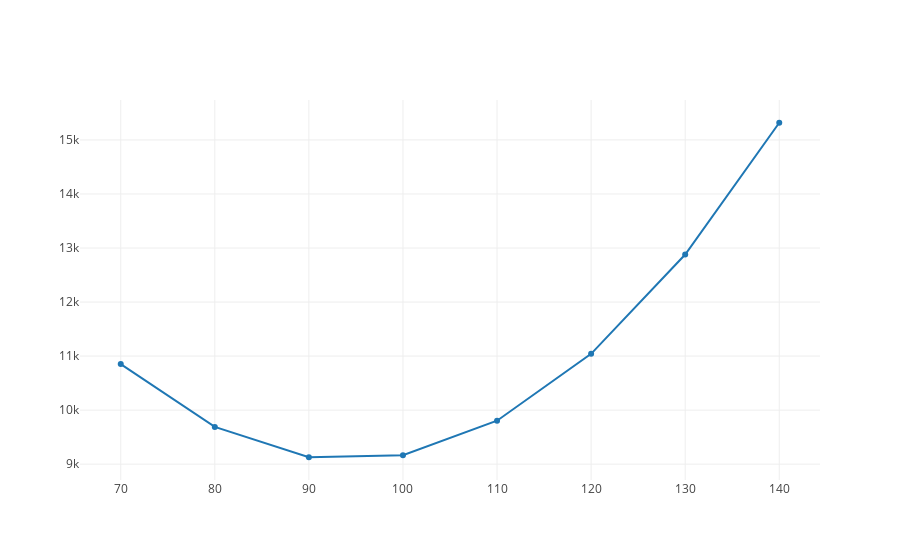

The cell this chart's notebook holds for it:
### Markdown cell above
Now notice that while keeping our value of $m$ fixed at 1.417, we can move towards a smaller residual sum of squares (RSS) by changing our value of $b$.  Setting $b$ to 140 produced a higher error, than at 130, so we tried moving in the other direction.  We kept moving our $b$ value lower until we set $b$ = 80, at which point our error again increased from the value at 90.  So, we know that a value of $b$ between 80 and 90 produces the smallest RSS, for when $m$ = 1.417. 

This changing output of RSS based on a changing input of different regression lines is called our cost function.  You can see that if we plot our cost function as RSS with changing values of $b$, we get the following:

### Code cell
import plotly
from plotly.offline import init_notebook_mode, iplot
from graph import m_b_trace, trace_values, plot
init_notebook_mode(connected=True)
b_values = list(range(70, 150, 10))
rss = [10852, 9690, 9128, 9166, 9804, 11042, 12880, 15318]
cost_curve_trace = trace_values(b_values, rss, mode="line")
plot([cost_curve_trace])

### Figure 1 — Plotly figure (JSON) as saved in the notebook; plotly's stock layout.template omitted (floating-point values rounded to 4 significant figures)
{"data": [{"mode": "line", "name": "data", "text": [], "x": [70, 80, 90, 100, 110, 120, 130, 140], "y": [10852, 9690, 9128, 9166, 9804, 11042, 12880, 15318]}], "layout": {}}
